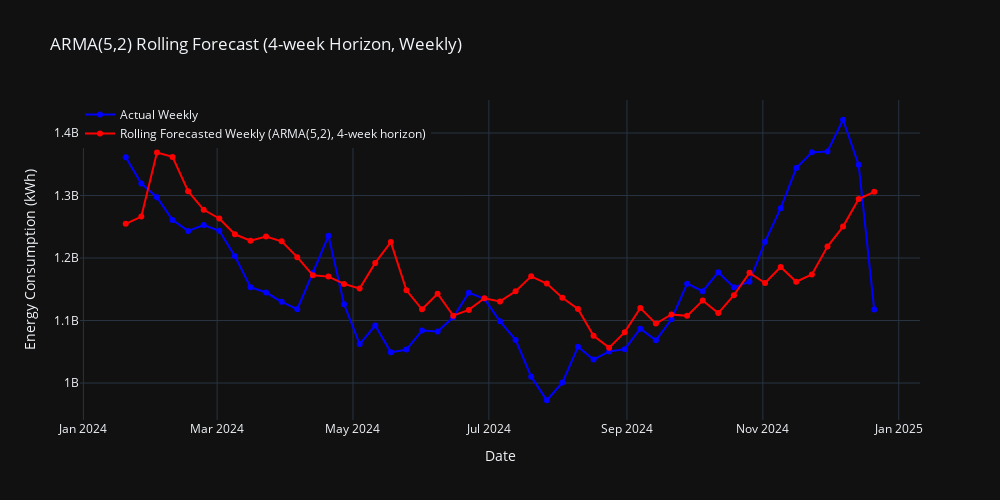

This figure's notebook cell:
### Code cell
import pandas as pd
from darts import TimeSeries
from darts.models import ARIMA
from darts.metrics import mape
import plotly.graph_objects as go
import plotly.io as pio
import warnings

# Optional: suppress convergence warnings
warnings.filterwarnings("ignore")

# --- Load or define your data ---
# df = pd.read_csv("your_data.csv")
# time_index = pd.to_datetime(df["date"])
# energy_consumption_data = df["kwh"]

# Ensure consistent lengths
min_len = min(len(time_index), len(energy_consumption_data))
time_index = time_index[:min_len]
energy_consumption_data = energy_consumption_data[:min_len]

# --- Convert to Darts TimeSeries (WEEKLY) ---
series = TimeSeries.from_times_and_values(
    pd.DatetimeIndex(time_index),
    energy_consumption_data,
    fill_missing_dates=True,
)

# --- Fit ARIMA and Multi-Step Forecast (Horizon = 4 weeks) ---
model = ARIMA(1, 0, 1)  # ARMA(5,0,2) with yearly seasonality
horizon = 4             # forecast 4 steps ahead
forecast = model.historical_forecasts(
    series=series,
    start=len(series) - 52,  # start 1 year before end
    forecast_horizon=horizon,
    stride=1,
    retrain=True,
    train_length=104,        # train on 2 years
    last_points_only=True    # return only the final forecast point
)

# --- Align actual values ---
actual = series.slice(forecast.start_time(), forecast.end_time())

# Convert to Pandas
actual_df = actual.pd_series().to_frame(name="Actual")
forecast_df = forecast.pd_series().to_frame(name="Forecast")

# --- Plot with Plotly ---
fig = go.Figure()

# Actual values
fig.add_trace(go.Scatter(
    x=actual_df.index,
    y=actual_df["Actual"],
    mode='lines+markers',
    name='Actual Weekly',
    line=dict(color='blue')
))

# Forecast values
fig.add_trace(go.Scatter(
    x=forecast_df.index,
    y=forecast_df["Forecast"],
    mode='lines+markers',
    name='Rolling Forecasted Weekly (ARMA(5,2), 4-week horizon)',
    line=dict(color='red')
))

# Layout
fig.update_layout(
    title="ARMA(5,2) Rolling Forecast (4-week Horizon, Weekly)",
    xaxis_title="Date",
    yaxis_title="Energy Consumption (kWh)",
    legend=dict(x=0, y=1),
    template="plotly_dark",
    width=1000,
    height=500
)

# Show plot
fig.show()

# --- Save JSON for Next.js ---
pio.write_json(
    fig,
    "/Users/omarabdesslem/Documents/Projects/Thesis-Website/public/ARMA/ARMA_model.json",
    pretty=True
)

# --- Evaluate and save MAPE ---
if len(actual) == len(forecast):
    mape_score = mape(actual, forecast)
    print(f"\u2705 MAPE (Weekly, 4-week Horizon): {mape_score:.2f}%")

    with open("/Users/omarabdesslem/Documents/Projects/Thesis-Website/public/ARMA/arma_mape.txt", "w") as f:
        f.write(f"{mape_score:.2f}")
else:
    print("\u26A0\ufe0f Forecast and actual series do not match in length.")

### Figure 1 — Plotly figure (JSON) as saved in the notebook; plotly's stock layout.template omitted (floating-point values rounded to 4 significant figures)
{"data": [{"line": {"color": "blue"}, "mode": "lines+markers", "name": "Actual Weekly", "type": "scatter", "x": ["2024-01-20T00:00:00", "2024-01-27T00:00:00", "2024-02-03T00:00:00", "2024-02-10T00:00:00", "2024-02-17T00:00:00", "2024-02-24T00:00:00", "2024-03-02T00:00:00", "2024-03-09T00:00:00", "2024-03-16T00:00:00", "2024-03-23T00:00:00", "2024-03-30T00:00:00", "2024-04-06T00:00:00", "2024-04-13T00:00:00", "2024-04-20T00:00:00", "2024-04-27T00:00:00", "2024-05-04T00:00:00", "2024-05-11T00:00:00", "2024-05-18T00:00:00", "2024-05-25T00:00:00", "2024-06-01T00:00:00", "2024-06-08T00:00:00", "2024-06-15T00:00:00", "2024-06-22T00:00:00", "2024-06-29T00:00:00", "2024-07-06T00:00:00", "2024-07-13T00:00:00", "2024-07-20T00:00:00", "2024-07-27T00:00:00", "2024-08-03T00:00:00", "2024-08-10T00:00:00", "2024-08-17T00:00:00", "2024-08-24T00:00:00", "2024-08-31T00:00:00", "2024-09-07T00:00:00", "2024-09-14T00:00:00", "2024-09-21T00:00:00", "2024-09-28T00:00:00", "2024-10-05T00:00:00", "2024-10-12T00:00:00", "2024-10-19T00:00:00", "2024-10-26T00:00:00", "2024-11-02T00:00:00", "2024-11-09T00:00:00", "2024-11-16T00:00:00", "2024-11-23T00:00:00", "2024-11-30T00:00:00", "2024-12-07T00:00:00", "2024-12-14T00:00:00", "2024-12-21T00:00:00"], "y": [1361000000.0, 1319000000.0, 1297000000.0, 1261000000.0, 1243000000.0, 1253000000.0, 1244000000.0, 1203000000.0, 1153000000.0, 1145000000.0, 1130000000.0, 1118000000.0, 1176000000.0, 1236000000.0, 1126000000.0, 1062000000.0, 1092000000.0, 1049000000.0, 1053000000.0, 1084000000.0, 1083000000.0, 1105000000.0, 1145000000.0, 1135000000.0, 1099000000.0, 1069000000.0, 1010000000.0, 972500000.0, 1001000000.0, 1058000000.0, 1038000000.0, 1051000000.0, 1054000000.0, 1087000000.0, 1068000000.0, 1102000000.0, 1159000000.0, 1147000000.0, 1177000000.0, 1153000000.0, 1162000000.0, 1226000000.0, 1280000000.0, 1344000000.0, 1369000000.0, 1371000000.0, 1421000000.0, 1349000000.0, 1118000000.0]}, {"line": {"color": "red"}, "mode": "lines+markers", "name": "Rolling Forecasted Weekly (ARMA(5,2), 4-week horizon)", "type": "scatter", "x": ["2024-01-20T00:00:00", "2024-01-27T00:00:00", "2024-02-03T00:00:00", "2024-02-10T00:00:00", "2024-02-17T00:00:00", "2024-02-24T00:00:00", "2024-03-02T00:00:00", "2024-03-09T00:00:00", "2024-03-16T00:00:00", "2024-03-23T00:00:00", "2024-03-30T00:00:00", "2024-04-06T00:00:00", "2024-04-13T00:00:00", "2024-04-20T00:00:00", "2024-04-27T00:00:00", "2024-05-04T00:00:00", "2024-05-11T00:00:00", "2024-05-18T00:00:00", "2024-05-25T00:00:00", "2024-06-01T00:00:00", "2024-06-08T00:00:00", "2024-06-15T00:00:00", "2024-06-22T00:00:00", "2024-06-29T00:00:00", "2024-07-06T00:00:00", "2024-07-13T00:00:00", "2024-07-20T00:00:00", "2024-07-27T00:00:00", "2024-08-03T00:00:00", "2024-08-10T00:00:00", "2024-08-17T00:00:00", "2024-08-24T00:00:00", "2024-08-31T00:00:00", "2024-09-07T00:00:00", "2024-09-14T00:00:00", "2024-09-21T00:00:00", "2024-09-28T00:00:00", "2024-10-05T00:00:00", "2024-10-12T00:00:00", "2024-10-19T00:00:00", "2024-10-26T00:00:00", "2024-11-02T00:00:00", "2024-11-09T00:00:00", "2024-11-16T00:00:00", "2024-11-23T00:00:00", "2024-11-30T00:00:00", "2024-12-07T00:00:00", "2024-12-14T00:00:00", "2024-12-21T00:00:00"], "y": [1255000000.0, 1266000000.0, 1369000000.0, 1362000000.0, 1307000000.0, 1277000000.0, 1263000000.0, 1238000000.0, 1228000000.0, 1234000000.0, 1227000000.0, 1201000000.0, 1172000000.0, 1170000000.0, 1159000000.0, 1151000000.0, 1192000000.0, 1225000000.0, 1148000000.0, 1118000000.0, 1143000000.0, 1108000000.0, 1117000000.0, 1136000000.0, 1131000000.0, 1147000000.0, 1171000000.0, 1159000000.0, 1136000000.0, 1118000000.0, 1076000000.0, 1057000000.0, 1081000000.0, 1120000000.0, 1095000000.0, 1110000000.0, 1108000000.0, 1132000000.0, 1112000000.0, 1141000000.0, 1176000000.0, 1160000000.0, 1186000000.0, 1162000000.0, 1174000000.0, 1218000000.0, 1250000000.0, 1294000000.0, 1306000000.0]}], "layout": {"height": 500, "legend": {"x": 0, "y": 1}, "title": {"text": "ARMA(5,2) Rolling Forecast (4-week Horizon, Weekly)"}, "width": 1000, "xaxis": {"title": {"text": "Date"}}, "yaxis": {"title": {"text": "Energy Consumption (kWh)"}}}}
